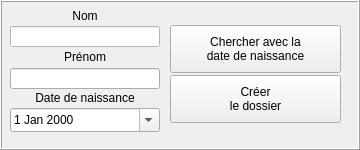
            <widget class="QFrame" name="CreerDossierframe">
             <property name="minimumSize">
              <size>
               <width>360</width>
               <height>150</height>
              </size>
             </property>
             <property name="maximumSize">
              <size>
               <width>360</width>
               <height>170</height>
              </size>
             </property>
             <property name="focusPolicy">
              <enum>Qt::NoFocus</enum>
             </property>
             <property name="contextMenuPolicy">
              <enum>Qt::NoContextMenu</enum>
             </property>
             <property name="frameShape">
              <enum>QFrame::Box</enum>
             </property>
             <property name="frameShadow">
              <enum>QFrame::Raised</enum>
             </property>
             <widget class="QDateEdit" name="CreerDDNdateEdit">
              <property name="geometry">
               <rect>
                <x>10</x>
                <y>108</y>
                <width>150</width>
                <height>24</height>
               </rect>
              </property>
              <property name="focusPolicy">
               <enum>Qt::StrongFocus</enum>
              </property>
              <property name="contextMenuPolicy">
               <enum>Qt::NoContextMenu</enum>
              </property>
              <property name="dateTime">
               <datetime>
                <hour>0</hour>
                <minute>0</minute>
                <second>0</second>
                <year>2000</year>
                <month>1</month>
                <day>1</day>
               </datetime>
              </property>
              <property name="minimumDate">
               <date>
                <year>1900</year>
                <month>1</month>
                <day>1</day>
               </date>
              </property>
              <property name="calendarPopup">
               <bool>true</bool>
              </property>
             </widget>
             <widget class="QLabel" name="Nomlabel">
              <property name="geometry">
               <rect>
                <x>10</x>
                <y>8</y>
                <width>150</width>
                <height>15</height>
               </rect>
              </property>
              <property name="maximumSize">
               <size>
                <width>16777215</width>
                <height>15</height>
               </size>
              </property>
              <property name="contextMenuPolicy">
               <enum>Qt::NoContextMenu</enum>
              </property>
              <property name="text">
               <string>Nom</string>
              </property>
              <property name="alignment">
               <set>Qt::AlignCenter</set>
              </property>
             </widget>
             <widget class="QLabel" name="DDNlabel">
              <property name="geometry">
               <rect>
                <x>10</x>
                <y>90</y>
                <width>150</width>
                <height>15</height>
               </rect>
              </property>
              <property name="maximumSize">
               <size>
                <width>16777215</width>
                <height>15</height>
               </size>
              </property>
              <property name="contextMenuPolicy">
               <enum>Qt::NoContextMenu</enum>
              </property>
              <property name="text">
               <string>Date de naissance</string>
              </property>
              <property name="alignment">
               <set>Qt::AlignCenter</set>
              </property>
             </widget>
             <widget class="QLineEdit" name="CreerNomlineEdit">
              <property name="geometry">
               <rect>
                <x>10</x>
                <y>26</y>
                <width>150</width>
                <height>21</height>
               </rect>
              </property>
              <property name="palette">
               <palette>
                <active>
                 <colorrole role="WindowText">
                  <brush brushstyle="SolidPattern">
                   <color alpha="255">
                    <red>0</red>
                    <green>0</green>
                    <blue>0</blue>
                   </color>
                  </brush>
                 </colorrole>
                 <colorrole role="Button">
                  <brush brushstyle="SolidPattern">
                   <color alpha="255">
                    <red>255</red>
                    <green>255</green>
                    <blue>255</blue>
                   </color>
                  </brush>
                 </colorrole>
                 <colorrole role="Light">
                  <brush brushstyle="SolidPattern">
                   <color alpha="255">
                    <red>255</red>
                    <green>102</green>
                    <blue>255</blue>
                   </color>
                  </brush>
                 </colorrole>
                 <colorrole role="Midlight">
                  <brush brushstyle="SolidPattern">
                   <color alpha="255">
                    <red>166</red>
                    <green>166</green>
                    <blue>255</blue>
                   </color>
                  </brush>
                 </colorrole>
                 <colorrole role="Dark">
                  <brush brushstyle="SolidPattern">
                   <color alpha="255">
                    <red>51</red>
                    <green>51</green>
                    <blue>127</blue>
                   </color>
                  </brush>
                 </colorrole>
                 <colorrole role="Mid">
                  <brush brushstyle="SolidPattern">
                   <color alpha="255">
                    <red>68</red>
                    <green>68</green>
                    <blue>170</blue>
                   </color>
                  </brush>
                 </colorrole>
                 <colorrole role="Text">
                  <brush brushstyle="SolidPattern">
                   <color alpha="255">
                    <red>0</red>
                    <green>0</green>
                    <blue>0</blue>
                   </color>
                  </brush>
                 </colorrole>
                 <colorrole role="BrightText">
                  <brush brushstyle="SolidPattern">
                   <color alpha="255">
                    <red>102</red>
                    <green>255</green>
                    <blue>255</blue>
                   </color>
                  </brush>
                 </colorrole>
                 <colorrole role="ButtonText">
                  <brush brushstyle="SolidPattern">
                   <color alpha="255">
                    <red>0</red>
                    <green>0</green>
                    <blue>0</blue>
                   </color>
                  </brush>
                 </colorrole>
                 <colorrole role="Base">
                  <brush brushstyle="SolidPattern">
                   <color alpha="255">
                    <red>255</red>
                    <green>255</green>
                    <blue>255</blue>
                   </color>
                  </brush>
                 </colorrole>
                 <colorrole role="Window">
                  <brush brushstyle="SolidPattern">
                   <color alpha="255">
                    <red>255</red>
                    <green>255</green>
                    <blue>255</blue>
                   </color>
                  </brush>
                 </colorrole>
                 <colorrole role="Shadow">
                  <brush brushstyle="SolidPattern">
                   <color alpha="255">
                    <red>0</red>
                    <green>0</green>
                    <blue>0</blue>
                   </color>
                  </brush>
                 </colorrole>
                 <colorrole role="AlternateBase">
                  <brush brushstyle="SolidPattern">
                   <color alpha="255">
                    <red>178</red>
                    <green>178</green>
                    <blue>255</blue>
                   </color>
                  </brush>
                 </colorrole>
                 <colorrole role="ToolTipBase">
                  <brush brushstyle="SolidPattern">
                   <color alpha="255">
                    <red>255</red>
                    <green>255</green>
                    <blue>220</blue>
                   </color>
                  </brush>
                 </colorrole>
                 <colorrole role="ToolTipText">
                  <brush brushstyle="SolidPattern">
                   <color alpha="255">
                    <red>0</red>
                    <green>0</green>
                    <blue>0</blue>
                   </color>
                  </brush>
                 </colorrole>
                </active>
                <inactive>
                 <colorrole role="WindowText">
                  <brush brushstyle="SolidPattern">
                   <color alpha="255">
                    <red>0</red>
                    <green>0</green>
                    <blue>0</blue>
                   </color>
                  </brush>
                 </colorrole>
                 <colorrole role="Button">
                  <brush brushstyle="SolidPattern">
                   <color alpha="255">
                    <red>255</red>
                    <green>255</green>
                    <blue>255</blue>
                   </color>
                  </brush>
                 </colorrole>
                 <colorrole role="Light">
                  <brush brushstyle="SolidPattern">
                   <color alpha="255">
                    <red>255</red>
                    <green>102</green>
                    <blue>255</blue>
                   </color>
                  </brush>
                 </colorrole>
                 <colorrole role="Midlight">
                  <brush brushstyle="SolidPattern">
                   <color alpha="255">
                    <red>166</red>
                    <green>166</green>
                    <blue>255</blue>
                   </color>
                  </brush>
                 </colorrole>
                 <colorrole role="Dark">
                  <brush brushstyle="SolidPattern">
                   <color alpha="255">
                    <red>51</red>
                    <green>51</green>
                    <blue>127</blue>
                   </color>
                  </brush>
                 </colorrole>
                 <colorrole role="Mid">
                  <brush brushstyle="SolidPattern">
                   <color alpha="255">
                    <red>68</red>
                    <green>68</green>
                    <blue>170</blue>
                   </color>
                  </brush>
                 </colorrole>
                 <colorrole role="Text">
                  <brush brushstyle="SolidPattern">
                   <color alpha="255">
                    <red>0</red>
                    <green>0</green>
                    <blue>0</blue>
                   </color>
                  </brush>
                 </colorrole>
                 <colorrole role="BrightText">
                  <brush brushstyle="SolidPattern">
                   <color alpha="255">
                    <red>102</red>
                    <green>255</green>
                    <blue>255</blue>
                   </color>
                  </brush>
                 </colorrole>
                 <colorrole role="ButtonText">
                  <brush brushstyle="SolidPattern">
                   <color alpha="255">
                    <red>0</red>
                    <green>0</green>
                    <blue>0</blue>
                   </color>
                  </brush>
                 </colorrole>
                 <colorrole role="Base">
                  <brush brushstyle="SolidPattern">
                   <color alpha="255">
                    <red>255</red>
                    <green>255</green>
                    <blue>255</blue>
                   </color>
                  </brush>
                 </colorrole>
                 <colorrole role="Window">
                  <brush brushstyle="SolidPattern">
                   <color alpha="255">
                    <red>255</red>
                    <green>255</green>
                    <blue>255</blue>
                   </color>
                  </brush>
                 </colorrole>
                 <colorrole role="Shadow">
                  <brush brushstyle="SolidPattern">
                   <color alpha="255">
                    <red>0</red>
                    <green>0</green>
                    <blue>0</blue>
                   </color>
                  </brush>
                 </colorrole>
                 <colorrole role="AlternateBase">
                  <brush brushstyle="SolidPattern">
                   <color alpha="255">
                    <red>178</red>
                    <green>178</green>
                    <blue>255</blue>
                   </color>
                  </brush>
                 </colorrole>
                 <colorrole role="ToolTipBase">
                  <brush brushstyle="SolidPattern">
                   <color alpha="255">
                    <red>255</red>
                    <green>255</green>
                    <blue>220</blue>
                   </color>
                  </brush>
                 </colorrole>
                 <colorrole role="ToolTipText">
                  <brush brushstyle="SolidPattern">
                   <color alpha="255">
                    <red>0</red>
                    <green>0</green>
                    <blue>0</blue>
                   </color>
                  </brush>
                 </colorrole>
                </inactive>
                <disabled>
                 <colorrole role="WindowText">
                  <brush brushstyle="SolidPattern">
                   <color alpha="255">
                    <red>0</red>
                    <green>0</green>
                    <blue>0</blue>
                   </color>
                  </brush>
                 </colorrole>
                 <colorrole role="Button">
                  <brush brushstyle="SolidPattern">
                   <color alpha="255">
                    <red>255</red>
                    <green>255</green>
                    <blue>255</blue>
                   </color>
                  </brush>
                 </colorrole>
                 <colorrole role="Light">
                  <brush brushstyle="SolidPattern">
                   <color alpha="255">
                    <red>255</red>
                    <green>102</green>
                    <blue>255</blue>
                   </color>
                  </brush>
                 </colorrole>
                 <colorrole role="Midlight">
                  <brush brushstyle="SolidPattern">
                   <color alpha="255">
                    <red>166</red>
                    <green>166</green>
                    <blue>255</blue>
                   </color>
                  </brush>
                 </colorrole>
                 <colorrole role="Dark">
                  <brush brushstyle="SolidPattern">
                   <color alpha="255">
                    <red>51</red>
                    <green>51</green>
                    <blue>127</blue>
                   </color>
                  </brush>
                 </colorrole>
                 <colorrole role="Mid">
                  <brush brushstyle="SolidPattern">
                   <color alpha="255">
                    <red>68</red>
                    <green>68</green>
                    <blue>170</blue>
                   </color>
                  </brush>
                 </colorrole>
                 <colorrole role="Text">
                  <brush brushstyle="SolidPattern">
                   <color alpha="255">
                    <red>0</red>
                    <green>0</green>
                    <blue>0</blue>
                   </color>
                  </brush>
                 </colorrole>
                 <colorrole role="BrightText">
                  <brush brushstyle="SolidPattern">
                   <color alpha="255">
                    <red>102</red>
                    <green>255</green>
                    <blue>255</blue>
                   </color>
                  </brush>
                 </colorrole>
                 <colorrole role="ButtonText">
                  <brush brushstyle="SolidPattern">
                   <color alpha="255">
                    <red>0</red>
                    <green>0</green>
                    <blue>0</blue>
                   </color>
                  </brush>
                 </colorrole>
                 <colorrole role="Base">
                  <brush brushstyle="SolidPattern">
                   <color alpha="255">
                    <red>255</red>
                    <green>255</green>
                    <blue>255</blue>
                   </color>
                  </brush>
                 </colorrole>
                 <colorrole role="Window">
                  <brush brushstyle="SolidPattern">
                   <color alpha="255">
                    <red>255</red>
                    <green>255</green>
                    <blue>255</blue>
                   </color>
                  </brush>
                 </colorrole>
                 <colorrole role="Shadow">
                  <brush brushstyle="SolidPattern">
                   <color alpha="255">
                    <red>0</red>
                    <green>0</green>
                    <blue>0</blue>
                   </color>
                  </brush>
                 </colorrole>
                 <colorrole role="AlternateBase">
                  <brush brushstyle="SolidPattern">
                   <color alpha="255">
                    <red>102</red>
                    <green>102</green>
                    <blue>255</blue>
                   </color>
                  </brush>
                 </colorrole>
                 <colorrole role="ToolTipBase">
                  <brush brushstyle="SolidPattern">
                   <color alpha="255">
                    <red>255</red>
                    <green>255</green>
                    <blue>220</blue>
                   </color>
                  </brush>
                 </colorrole>
                 <colorrole role="ToolTipText">
                  <brush brushstyle="SolidPattern">
                   <color alpha="255">
                    <red>0</red>
                    <green>0</green>
                    <blue>0</blue>
                   </color>
                  </brush>
                 </colorrole>
                </disabled>
               </palette>
              </property>
              <property name="focusPolicy">
               <enum>Qt::StrongFocus</enum>
              </property>
              <property name="contextMenuPolicy">
               <enum>Qt::NoContextMenu</enum>
              </property>
              <property name="inputMethodHints">
               <set>Qt::ImhNone</set>
              </property>
              <property name="maxLength">
               <number>45</number>
              </property>
              <property name="frame">
               <bool>true</bool>
              </property>
             </widget>
             <widget class="QLineEdit" name="CreerPrenomlineEdit">
              <property name="geometry">
               <rect>
                <x>10</x>
                <y>68</y>
                <width>150</width>
                <height>21</height>
               </rect>
              </property>
              <property name="focusPolicy">
               <enum>Qt::StrongFocus</enum>
              </property>
              <property name="contextMenuPolicy">
               <enum>Qt::NoContextMenu</enum>
              </property>
              <property name="inputMethodHints">
               <set>Qt::ImhLatinOnly|Qt::ImhLowercaseOnly|Qt::ImhUppercaseOnly</set>
              </property>
              <property name="maxLength">
               <number>45</number>
              </property>
             </widget>
             <widget class="QLabel" name="Prenomlabel">
              <property name="geometry">
               <rect>
                <x>10</x>
                <y>49</y>
                <width>150</width>
                <height>15</height>
               </rect>
              </property>
              <property name="maximumSize">
               <size>
                <width>16777215</width>
                <height>15</height>
               </size>
              </property>
              <property name="contextMenuPolicy">
               <enum>Qt::NoContextMenu</enum>
              </property>
              <property name="text">
               <string>Prénom</string>
              </property>
              <property name="alignment">
               <set>Qt::AlignCenter</set>
              </property>
             </widget>
             <widget class="UpPushButton" name="CreerDossierpushButton">
              <property name="geometry">
               <rect>
                <x>170</x>
                <y>75</y>
                <width>171</width>
                <height>48</height>
               </rect>
              </property>
              <property name="focusPolicy">
               <enum>Qt::StrongFocus</enum>
              </property>
              <property name="contextMenuPolicy">
               <enum>Qt::NoContextMenu</enum>
              </property>
              <property name="text">
               <string>Créer
le dossier</string>
              </property>
              <property name="icon">
               <iconset resource="assets/Images/images.qrc">
                <normaloff>:/start.png</normaloff>:/start.png</iconset>
              </property>
              <property name="iconSize">
               <size>
                <width>30</width>
                <height>30</height>
               </size>
              </property>
             </widget>
             <widget class="UpPushButton" name="ChercherDepuisListepushButton">
              <property name="geometry">
               <rect>
                <x>170</x>
                <y>25</y>
                <width>171</width>
                <height>48</height>
               </rect>
              </property>
              <property name="focusPolicy">
               <enum>Qt::NoFocus</enum>
              </property>
              <property name="contextMenuPolicy">
               <enum>Qt::NoContextMenu</enum>
              </property>
              <property name="text">
               <string>Chercher avec la
date de naissance</string>
              </property>
              <property name="icon">
               <iconset resource="assets/Images/images.qrc">
                <normaloff>:/calendar2.png</normaloff>:/calendar2.png</iconset>
              </property>
              <property name="iconSize">
               <size>
                <width>30</width>
                <height>30</height>
               </size>
              </property>
             </widget>
            </widget>
